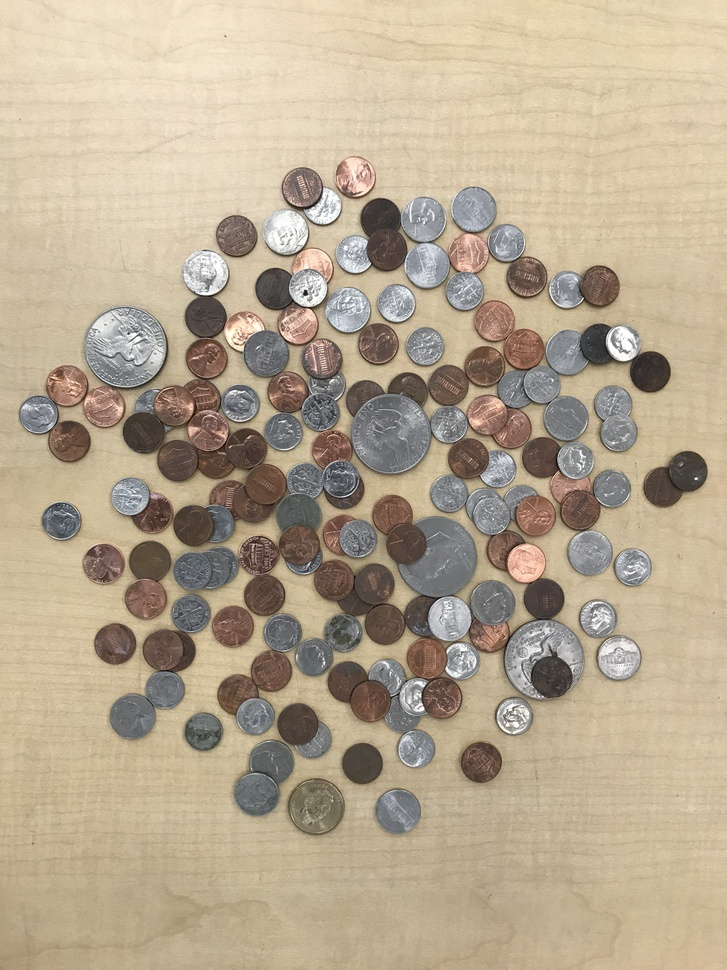
#> input picture Lab 6/Part 3/coinsHardest.jpg, 727 x 970 px, shrunk from 3024 x 4032 before the run, found by its file name
$ python otsuthreshold.py
#> lines starting #> are read from the running program, lines starting #| are printed output that depends on the picture; after the words box and inside, x2 and y2 are one past the last pixel; in counts of white or black regions, pixels touching at a corner belong together

# Python program to illustrate
# Otsu thresholding type on an image

# organizing imports
import cv2
import numpy as np

# path to input image is specified and
# image is loaded with imread command
image1 = cv2.imread('coinsHardest.jpg')
#> image1 is the input picture: shape (970, 727, 3); mean B, G, R 144.3, 167.6, 182.5

# gray = cv2.cvtColor(image1, cv2.COLOR_BGR2GRAY)

# cv2.cvtColor is applied over the
# image input with applied parameters
# to convert the image in grayscale
img = cv2.cvtColor(image1, cv2.COLOR_BGR2GRAY)
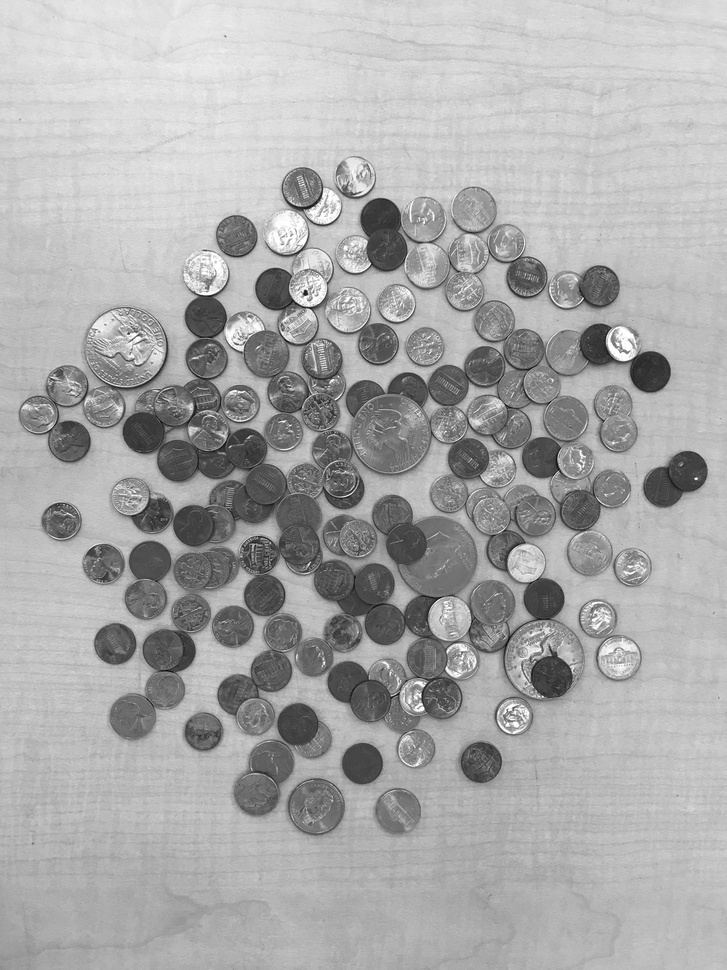
#> img: shape (970, 727); min 4, max 255, mean 169.4

# applying Otsu thresholding
# as an extra flag in binary
# thresholding
ret, thresh1 = cv2.threshold(img, 120, 255,
                                            cv2.THRESH_OTSU)
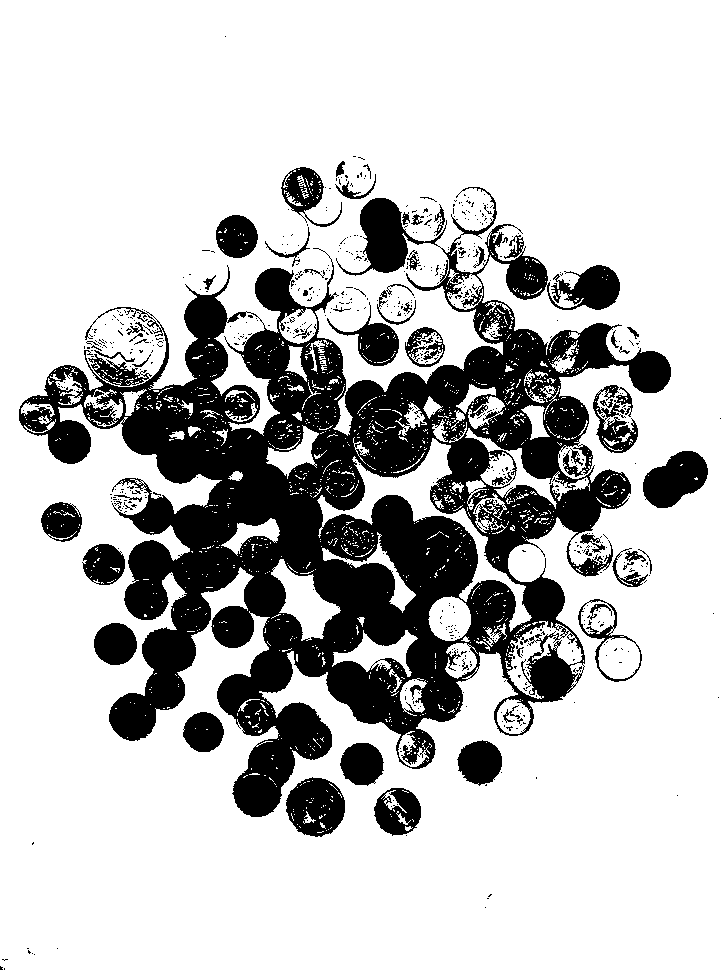
#> thresh1: shape (970, 727); 76.1% white; 645 black regions (587 under 20 px), largest, box (x1, y1, x2, y2) and area: (19, 187, 671, 817) 142173, (286, 777, 345, 837) 2538, (643, 451, 708, 508) 2458
#> ret = 145

# the window showing output image
# with the corresponding thresholding
# techniques applied to the input image
cv2.imshow('Otsu Threshold', thresh1)

# De-allocate any associated memory usage
if cv2.waitKey(0) & 0xff == 27:
#> (key Esc is pressed here)
    cv2.destroyAllWindows()

$ run again, with Lab 6/Part 3/coinsEasy.jpg copied over Lab 6/Part 3/coinsHardest.jpg
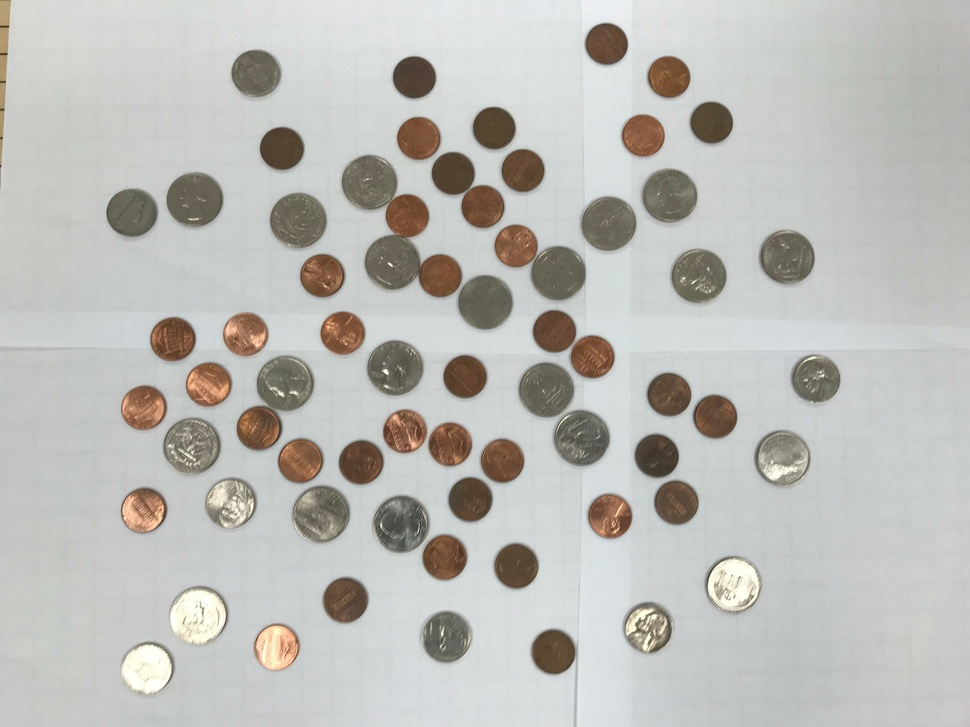
#> input picture Lab 6/Part 3/coinsEasy.jpg, 970 x 727 px, shrunk from 4032 x 3024 before the run, found by its file name
#> image1 is the input picture: shape (727, 970, 3); mean B, G, R 184.3, 188.2, 188.7
#> `img = cv2.cvtColor(image1, cv2.COLOR_BGR2GRAY)`:
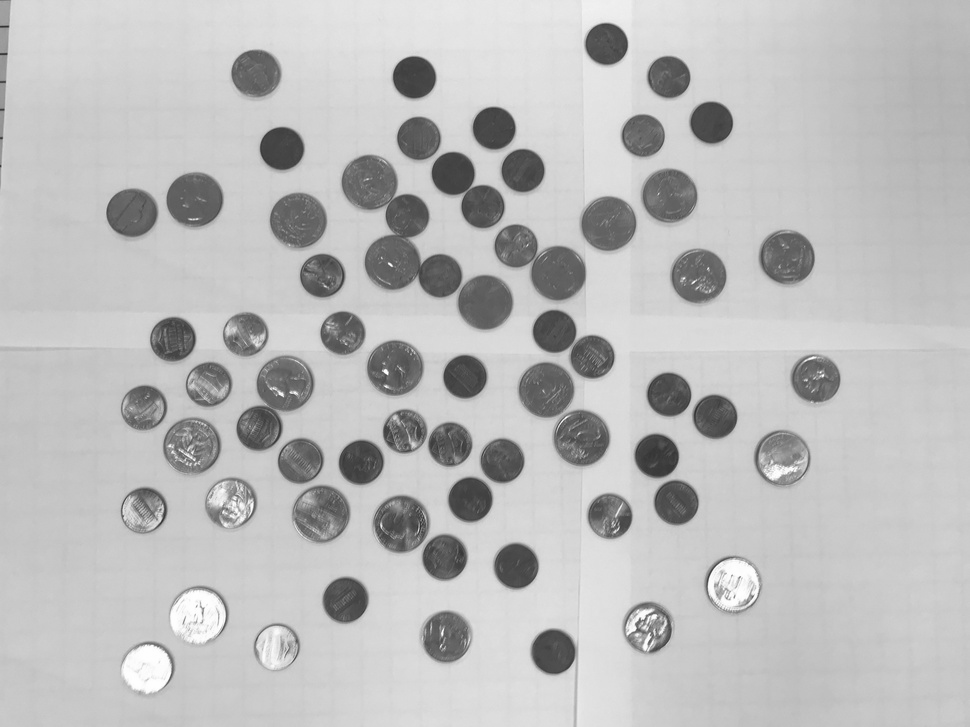
#> img: shape (727, 970); min 44, max 255, mean 187.9
#> `ret, thresh1 = cv2.threshold(img, 120, 255, cv2.THRESH_OTSU)`:
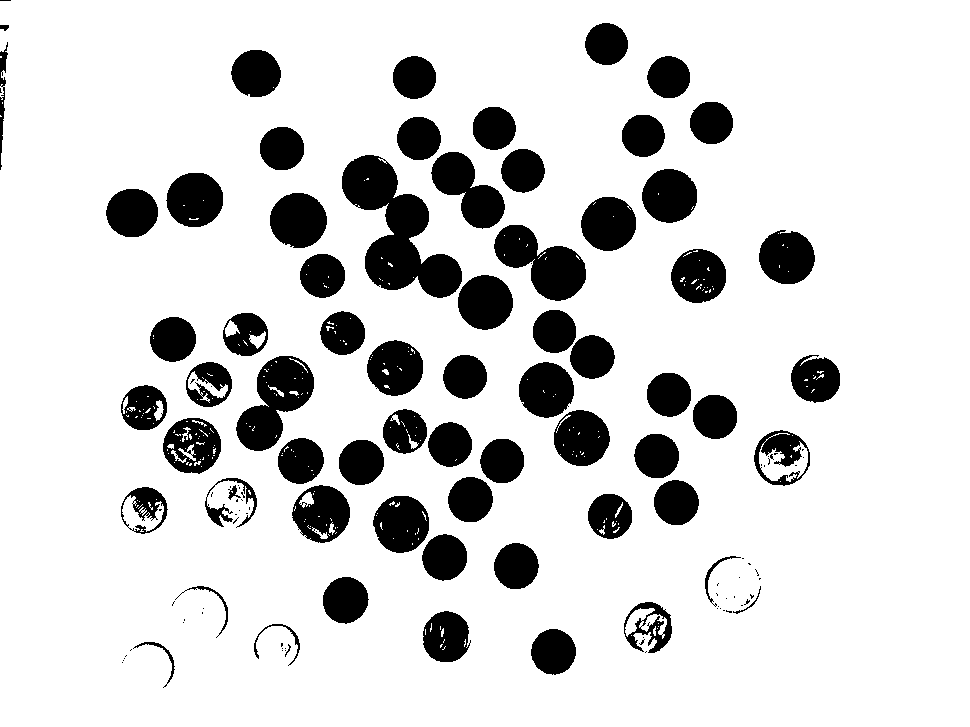
#> thresh1: shape (727, 970); 84.2% white; 130 black regions (63 under 20 px), largest, box (x1, y1, x2, y2) and area: (342, 155, 462, 298) 7790, (236, 356, 314, 451) 4015, (494, 225, 586, 301) 3813
#> ret = 151

$ run again, with Lab 6/Part 3/coinsHarder.jpg copied over Lab 6/Part 3/coinsHardest.jpg
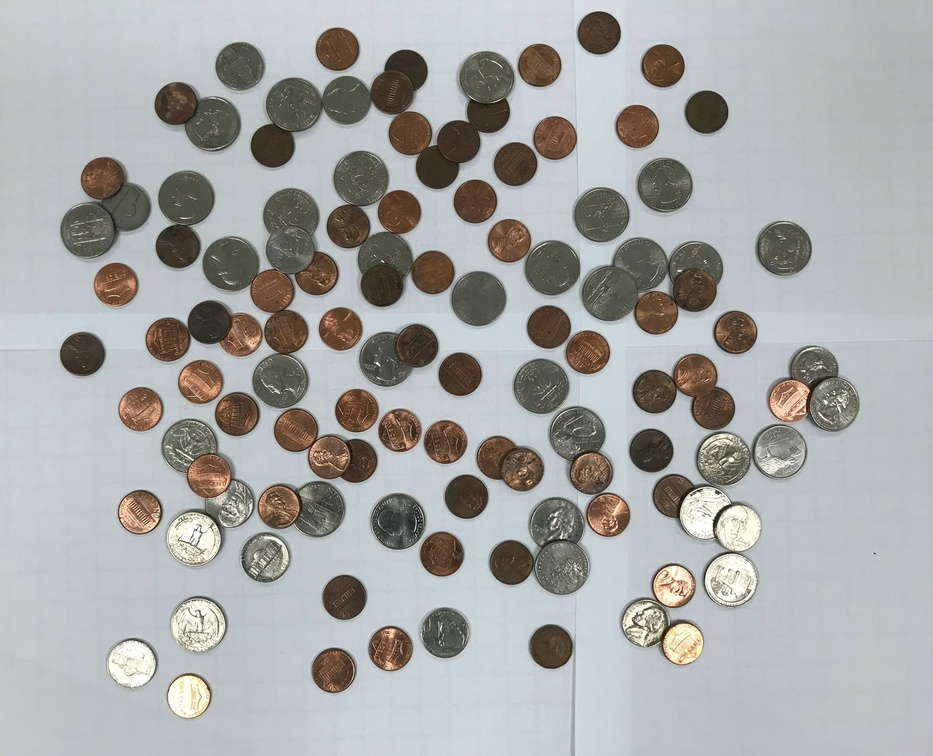
#> input picture Lab 6/Part 3/coinsHarder.jpg, 933 x 756 px, shrunk from 3696 x 2997 before the run, found by its file name
#> image1 is the input picture: shape (756, 933, 3); mean B, G, R 166, 167.9, 166.6
#> `img = cv2.cvtColor(image1, cv2.COLOR_BGR2GRAY)`:
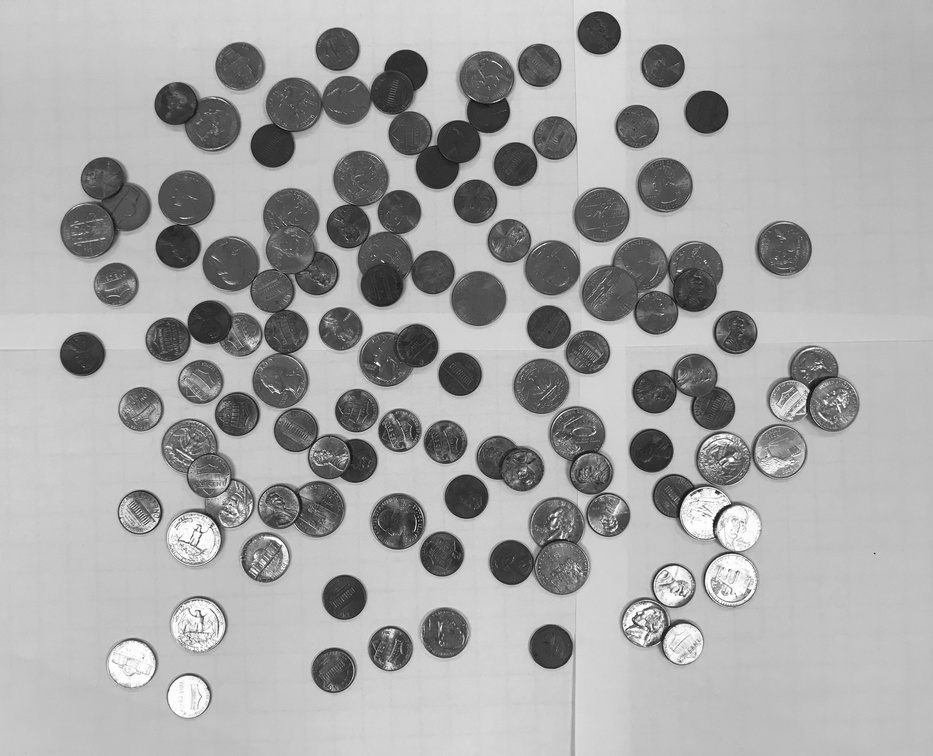
#> img: shape (756, 933); min 1, max 255, mean 167.3
#> `ret, thresh1 = cv2.threshold(img, 120, 255, cv2.THRESH_OTSU)`:
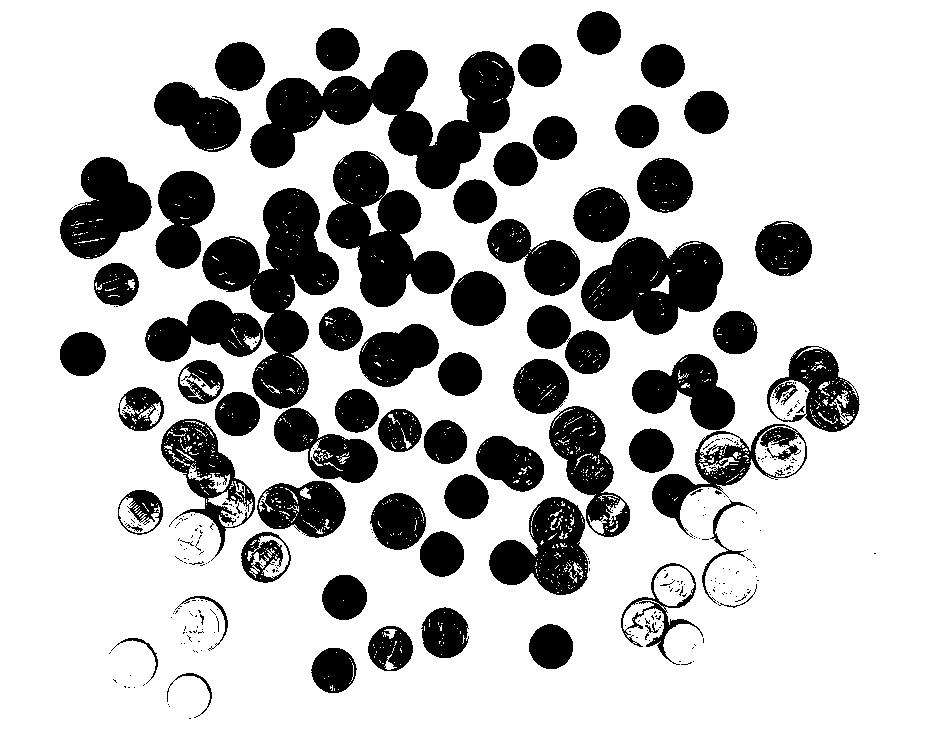
#> thresh1: shape (756, 933); 75% white; 315 black regions (247 under 20 px), largest, box (x1, y1, x2, y2) and area: (250, 50, 515, 189) 16230, (202, 188, 339, 409) 12977, (326, 151, 455, 307) 10236
#> ret = 138

$ run again, with Lab 6/Part 3/coinsHarderq1.jpg copied over Lab 6/Part 3/coinsHardest.jpg
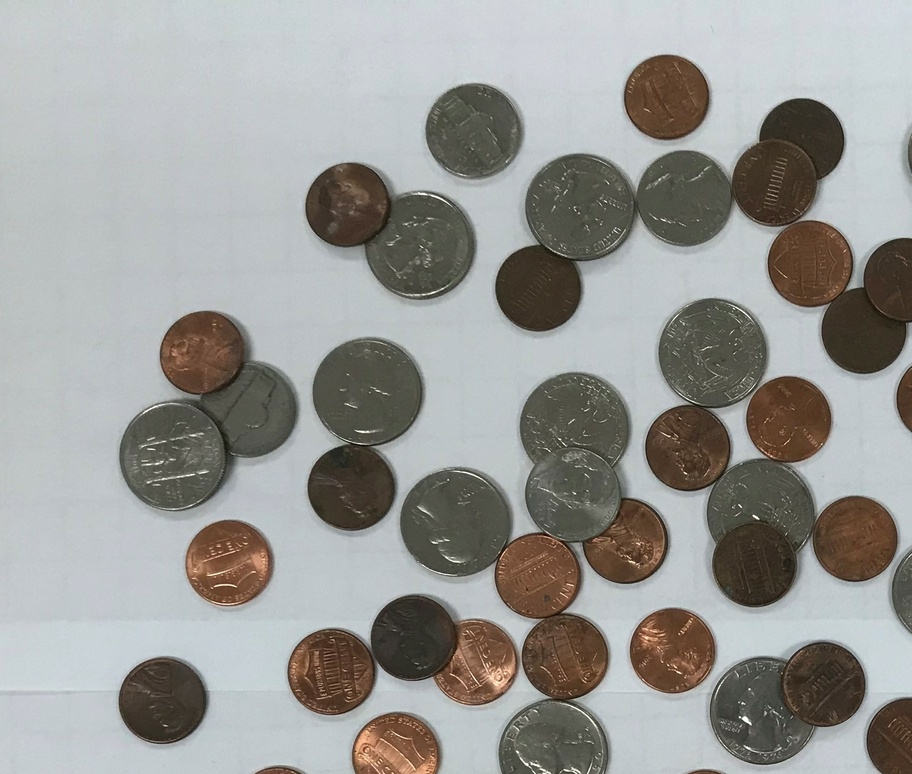
#> input picture Lab 6/Part 3/coinsHarderq1.jpg, 912 x 774 px, shrunk from 1829 x 1551 before the run, found by its file name
#> image1 is the input picture: shape (774, 912, 3); mean B, G, R 149.6, 152.6, 152.7
#> `img = cv2.cvtColor(image1, cv2.COLOR_BGR2GRAY)`:
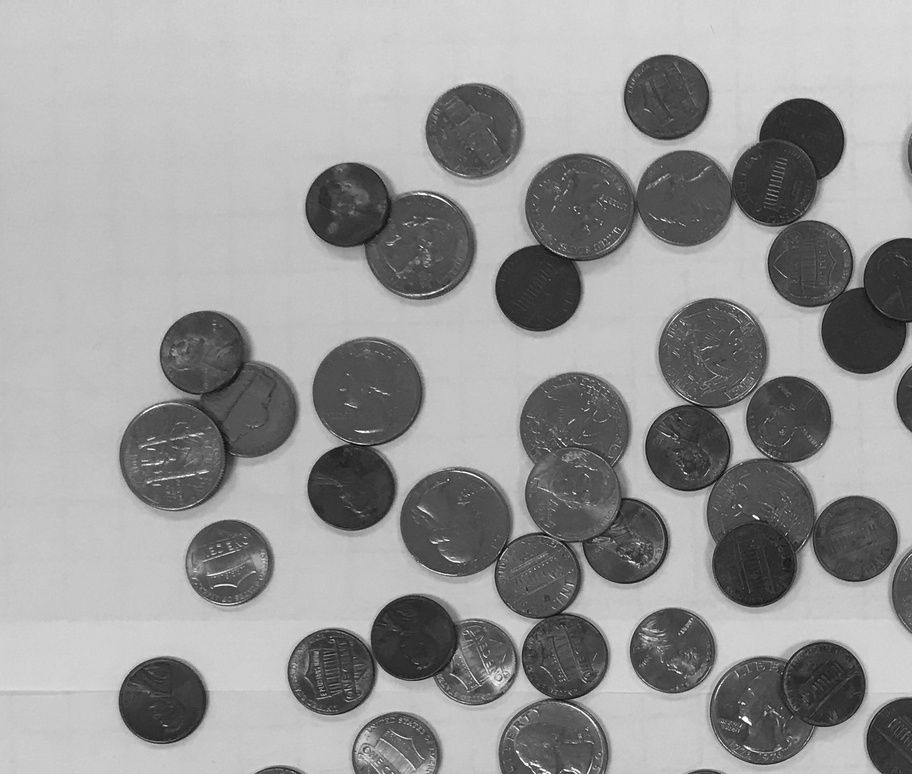
#> img: shape (774, 912); min 3, max 255, mean 152.3
#> `ret, thresh1 = cv2.threshold(img, 120, 255, cv2.THRESH_OTSU)`:
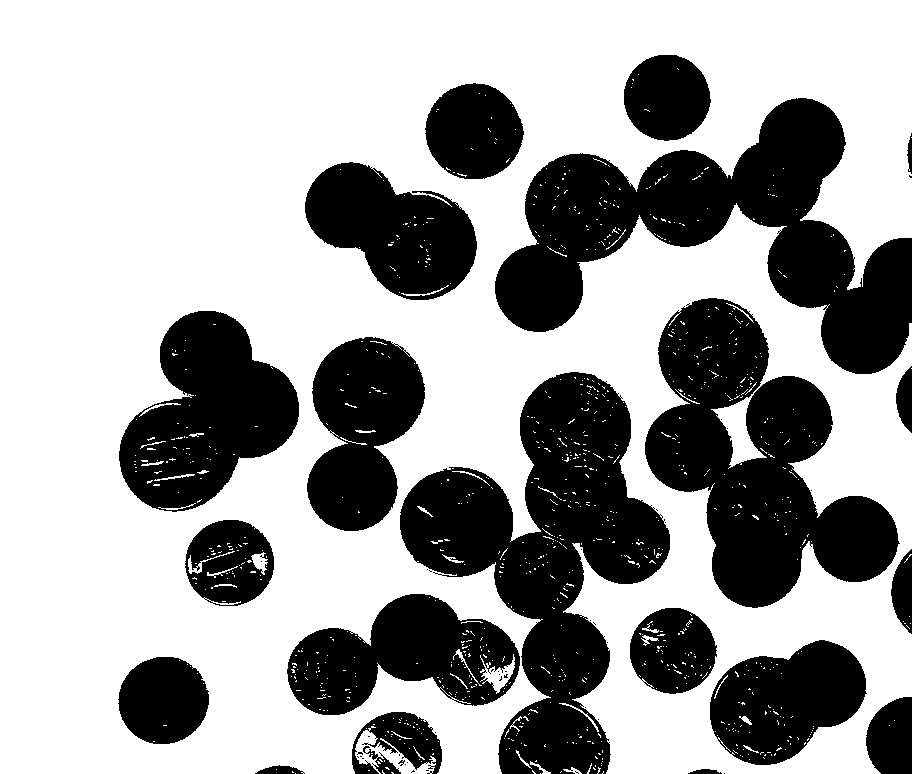
#> thresh1: shape (774, 912); 64% white; 57 black regions (36 under 20 px), largest, box (x1, y1, x2, y2) and area: (400, 372, 670, 774) 47446, (495, 98, 912, 374) 47019, (645, 298, 900, 608) 39351
#> ret = 135
